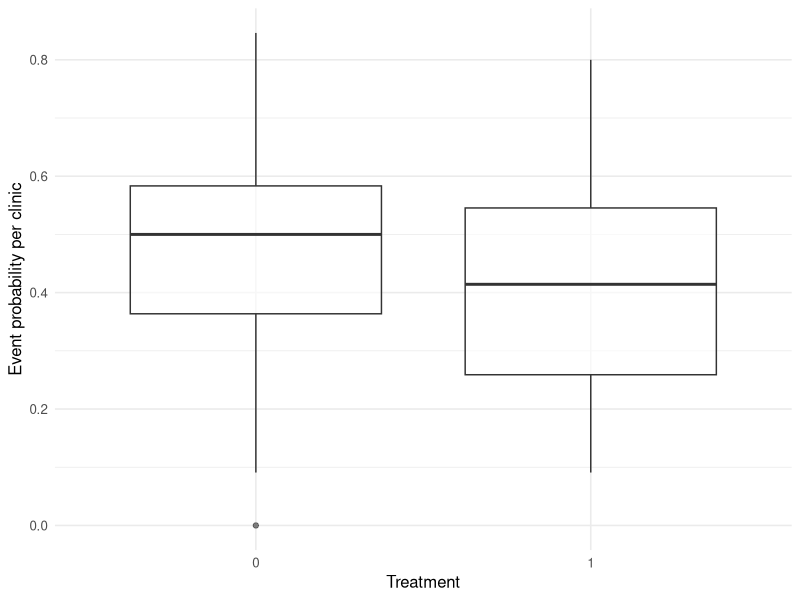

Write the R code that produced this figure.
# ============================================================
# Biostatistics Courses
# Course 3 — Week 2, Session 4: GLMMs and GEE
# ============================================================

# --- 0. Setup --------------------------------------------------
library(tidyverse)
library(lme4)
library(glmmTMB)
library(geepack)
set.seed(42)
theme_set(theme_minimal(base_size = 12))

# --- 1. Hypothesis / Goal --------------------------------------
# Binary outcome in clustered data; compare GLMM and GEE
# coefficients and interpretations.

# --- 2. Data ---------------------------------------------------
J  <- 30
nj <- 20
dat <- tibble(
  clinic = factor(rep(seq_len(J), each = nj)),
  trt    = rbinom(J * nj, 1, 0.5),
  u      = rep(rnorm(J, 0, 0.8), each = nj)
) |>
  mutate(lp = -0.5 * trt + u,
         y  = rbinom(n(), 1, plogis(lp)))

# --- 3. Visualise ----------------------------------------------
p <- dat |>
  group_by(clinic, trt) |>
  summarise(p = mean(y), .groups = "drop") |>
  ggplot(aes(factor(trt), p)) +
  geom_boxplot(alpha = 0.6) +
  labs(x = "Treatment", y = "Event probability per clinic")
print(p)

# --- 4. Assumptions --------------------------------------------
# GLMM: normal random intercepts, correct link.
# GEE:  correct mean structure; robust SE.

# --- 5. Conduct / Fit ------------------------------------------
fit_glmer <- glmer(y ~ trt + (1 | clinic), data = dat, family = binomial)
fit_tmb   <- glmmTMB(y ~ trt + (1 | clinic), data = dat, family = binomial)
fit_gee   <- geeglm(y ~ trt, id = clinic, data = dat,
                    family = binomial, corstr = "exchangeable")
print(summary(fit_glmer)$coefficients)
print(summary(fit_tmb)$coefficients$cond)
print(summary(fit_gee)$coefficients)

# --- 6. Report -------------------------------------------------
cat(sprintf(
  "GLMM trt: %.2f; GEE trt: %.2f\n",
  fixef(fit_glmer)["trt"], coef(fit_gee)["trt"]
))
